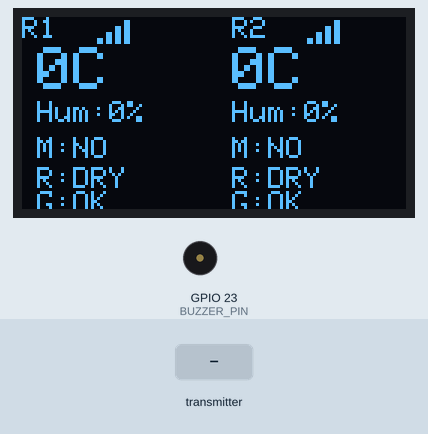
The sketch below on a simulated ESP32. Parts: 128×64 one-colour display, buzzer (waves = sounding, pin HIGH). The test bench sets the inputs (shaded band). WiFi joins after 1.5 s; servers stay silent unless stated; uploads are accepted with an empty reply; what the sketch prints to the serial monitor is not drawn.

Above: at 3.8 s.
3.9 s: the transmitter starts sending room_id = 1
At 6.4 s:
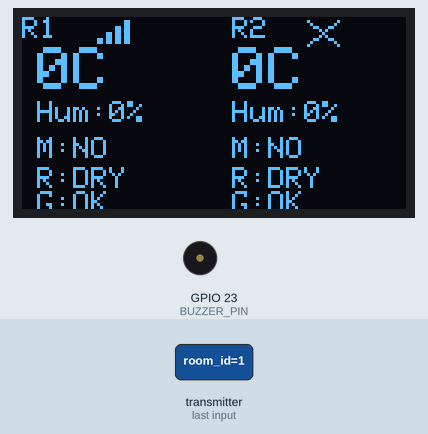
6.7 s: the transmitter starts sending motion = 1024
At 7.4 s:
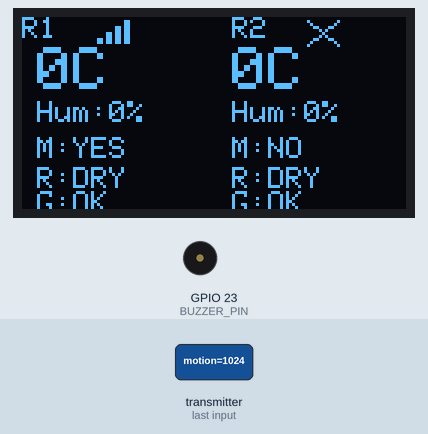
8.6 s: the transmitter starts sending rain = 1024
At 9.7 s:
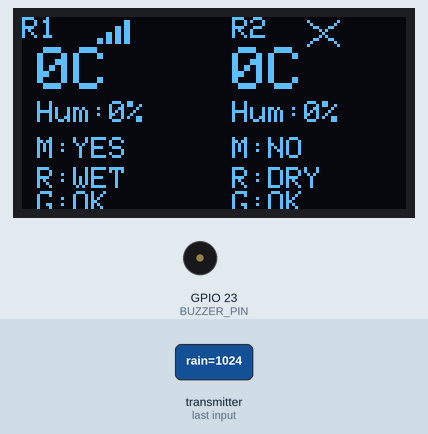
10.5 s: the transmitter starts sending gas = 1024
At 12.0 s:
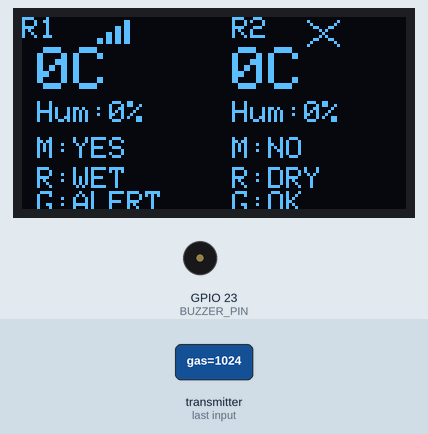
12.4 s: the transmitter starts sending motion = 0
At 13.1 s:
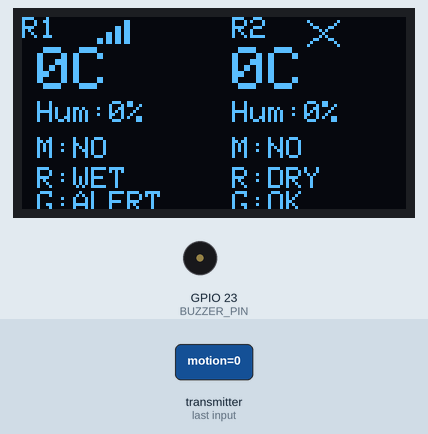
14.3 s: the transmitter starts sending rain = 0
At 15.4 s:
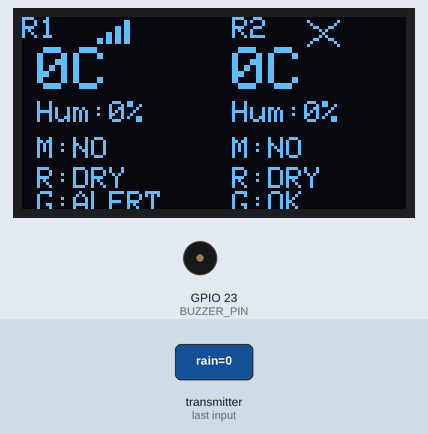
Timing chart, 0 to 17.3 s (numbered marks = the images above; inputs shaded):
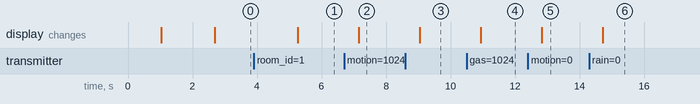

Measured:
- after the input at 3.9 s, the display: changes after 1.4 s (image 1)
- after the input at 6.7 s, the display: changes after 0.45 s (image 2)
- after the input at 8.6 s, the display: changes after 0.44 s (image 3)
- after the input at 10.5 s, the display: changes after 0.43 s (image 4)
- after the input at 12.4 s, the display: changes after 0.42 s (image 5)
- after the input at 14.3 s, the display: changes after 0.41 s (image 6)

The sketch:

ESP32_ADMIN_COMPLETE.ino
```cpp
#include <esp_now.h>
#include <WiFi.h>
#include <HTTPClient.h>
#include <WiFiClientSecure.h>
#include <Adafruit_GFX.h>
#include <Adafruit_SSD1306.h>

#define SCREEN_WIDTH 128
#define SCREEN_HEIGHT 64

// -------- WiFi + Backend (edit these) --------
const char* WIFI_SSID  = "iPhone";
const char* WIFI_PASS  = "qwerty12345";
// Railway backend (no trailing slash)
const char* SERVER_URL = "https://esp32web-production.up.railway.app/api/esp32/public/room";
// If you set API_KEY on Railway, put the same value here; otherwise leave empty
const char* API_KEY    = "esp32_prod_key";  // e.g. "esp32_prod_key"

// -------- BUZZER --------
#define BUZZER_PIN 23

// -------- OLED --------
Adafruit_SSD1306 display(SCREEN_WIDTH, SCREEN_HEIGHT, &Wire, -1);

// -------- DATA --------
typedef struct {
  float temperature;
  float humidity;
  int   motion;   // 0/1
  int   rain;     // 0=dry, 1=wet
  int   gas;      // 0=ok,  1=alert
  int   room_id;  // 1 or 2
} struct_message;

struct_message incomingData, room1, room2;
unsigned long lastRoom1 = 0, lastRoom2 = 0;

// -------- ALARM STATE --------
unsigned long alarmUntil = 0;
unsigned long nextBeepToggle = 0;
bool buzzState = false;

// -------- UI --------
void drawSignal(int x, int y, bool active) {
  if (active) {
    display.fillRect(x,   y,   2, 2, SSD1306_WHITE);
    display.fillRect(x+3, y-2, 2, 4, SSD1306_WHITE);
    display.fillRect(x+6, y-4, 2, 6, SSD1306_WHITE);
    display.fillRect(x+9, y-6, 2, 8, SSD1306_WHITE);
  } else {
    display.drawLine(x,   y-6, x+10, y+2, SSD1306_WHITE);
    display.drawLine(x,   y+2, x+10, y-6, SSD1306_WHITE);
  }
}

// -------- WiFi --------
void wifiConnect() {
  // Disconnect if already connected to a different network
  if (WiFi.status() == WL_CONNECTED) {
    Serial.println("WiFi already connected, checking status...");
    Serial.print("Current IP: ");
    Serial.println(WiFi.localIP());
    return;
  }

  Serial.print("Connecting to WiFi: ");
  Serial.println(WIFI_SSID);
  Serial.print("Password: ");
  Serial.println(WIFI_PASS);

  // Disconnect previous connection
  WiFi.disconnect();
  delay(100);

  // Set WiFi mode to station
  WiFi.mode(WIFI_STA);

  // Start connection
  WiFi.begin(WIFI_SSID, WIFI_PASS);

  unsigned long start = millis();
  int attempts = 0;

  while (WiFi.status() != WL_CONNECTED && (millis() - start) < 30000) {
    delay(500);
    attempts++;
    if (attempts % 4 == 0) {
      Serial.print(".");
    }

    // Check connection status
    wl_status_t status = WiFi.status();
    if (status == WL_NO_SSID_AVAIL) {
      Serial.println("\n❌ Error: SSID not found!");
      Serial.println("Check WiFi SSID spelling: " + String(WIFI_SSID));
      return;
    } else if (status == WL_CONNECT_FAILED) {
      Serial.println("\n❌ Error: Connection failed!");
      Serial.println("Check WiFi credentials and signal strength.");
      Serial.println("Possible issues:");
      Serial.println("  - Wrong WiFi password");
      Serial.println("  - WiFi signal too weak");
      Serial.println("  - Router blocking device");
      return;
    } else if (status == WL_DISCONNECTED) {
      // Still trying to connect, continue
    }
  }

  Serial.println();

  if (WiFi.status() == WL_CONNECTED) {
    Serial.println("✅ WiFi connected successfully!");
    Serial.print("IP Address: ");
    Serial.println(WiFi.localIP());
    Serial.print("Subnet Mask: ");
    Serial.println(WiFi.subnetMask());
    Serial.print("Gateway: ");
    Serial.println(WiFi.gatewayIP());
    Serial.print("RSSI (Signal Strength): ");
    Serial.print(WiFi.RSSI());
    Serial.println(" dBm");

    // Note: WiFi.ping() is not available in all ESP32 versions
    // If you need to test connectivity, use HTTPClient to ping a server
    Serial.println("✅ WiFi connected - ready for internet access");
  } else {
    Serial.println("❌ WiFi connect timeout after 30 seconds");
    Serial.println("Status code: " + String(WiFi.status()));
    Serial.println("Troubleshooting:");
    Serial.println("  1. Check WiFi SSID: " + String(WIFI_SSID));
    Serial.println("  2. Check WiFi password");
    Serial.println("  3. Check if WiFi is 2.4GHz (ESP32 doesn't support 5GHz)");
    Serial.println("  4. Move ESP32 closer to WiFi router");
    Serial.println("  5. Check if router allows new devices");
  }
}

// -------- HTTPS POST --------
void sendToWeb(const struct_message& m) {
  // Check WiFi connection
  if (WiFi.status() != WL_CONNECTED) {
    Serial.println("⚠️ WiFi not connected, attempting to reconnect...");
    // Try to reconnect WiFi
    wifiConnect();

    // Check again after reconnection attempt
    if (WiFi.status() != WL_CONNECTED) {
      Serial.println("❌ WiFi still not connected. Data cannot be sent to web server.");
      Serial.println("ESP-NOW data received but not forwarded.");
      return;
    }
  }

  Serial.println("\n=== Sending to Web Server ===");
  Serial.print("Room ID: ");
  Serial.println(m.room_id);

  WiFiClientSecure client;

  // Set insecure mode for Railway HTTPS (Railway uses Let's Encrypt certs)
  client.setInsecure();

  // Set timeout
  client.setTimeout(15);

  HTTPClient http;

  Serial.print("Connecting to: ");
  Serial.println(SERVER_URL);

  // Try to begin connection with retries
  int beginAttempts = 0;
  bool httpBeginSuccess = false;

  while (beginAttempts < 3 && !httpBeginSuccess) {
    httpBeginSuccess = http.begin(client, SERVER_URL);
    if (!httpBeginSuccess) {
      beginAttempts++;
      Serial.print("HTTP begin attempt ");
      Serial.print(beginAttempts);
      Serial.println(" failed, retrying...");
      delay(500);
    }
  }

  if (!httpBeginSuccess) {
    Serial.println("❌ HTTP begin failed after 3 attempts");
    return;
  }

  http.addHeader("Content-Type", "application/json");
  if (API_KEY && API_KEY[0] != '\0') {
    http.addHeader("X-API-Key", API_KEY);
    Serial.print("API Key: ");
    Serial.println(API_KEY);
  }

  http.setTimeout(15000); // 15 second timeout
  http.setReuse(false); // Don't reuse connection

  String body = "{";
  body += "\"room_id\":"      + String(m.room_id)      + ",";
  body += "\"temperature\":"  + String(m.temperature,1)+ ",";
  body += "\"humidity\":"     + String(m.humidity,1)   + ",";
  body += "\"motion\":"       + String(m.motion)       + ",";
  body += "\"rain\":"         + String(m.rain)         + ",";
  body += "\"gas\":"          + String(m.gas)          + ",";
  body += "\"ts\":"           + String((unsigned long)millis());
  body += "}";

  Serial.print("Payload: ");
  Serial.println(body);

  // Try POST with retries
  int code = -1;
  int postAttempts = 0;

  while (postAttempts < 3 && code <= 0) {
    code = http.POST(body);
    postAttempts++;

    if (code <= 0) {
      Serial.print("POST attempt ");
      Serial.print(postAttempts);
      Serial.print(" failed with code: ");
      Serial.println(code);
      if (postAttempts < 3) {
        delay(1000);
      }
    }
  }

  Serial.print("HTTP Response Code: ");
  Serial.println(code);

  if (code > 0) {
    if (code == 201) {
      Serial.println("✅ Data sent successfully!");
      String response = http.getString();
      Serial.print("Response: ");
      Serial.println(response);
    } else {
      Serial.print("⚠️ Server returned: ");
      Serial.println(code);
      String response = http.getString();
      Serial.print("Response: ");
      Serial.println(response);
    }
  } else {
    Serial.print("❌ POST failed after 3 attempts: ");
    Serial.println(http.errorToString(code));
    Serial.println("Error code: " + String(code));
    Serial.println("Check:");
    Serial.println("  1. Server URL is correct: " + String(SERVER_URL));
    Serial.println("  2. Server is running and accessible");
    Serial.println("  3. WiFi is connected: " + String(WiFi.status() == WL_CONNECTED ? "YES" : "NO"));
    Serial.println("  4. WiFi IP: " + WiFi.localIP().toString());
    Serial.println("  5. API key is correct (if used)");

    // Test basic connectivity
    Serial.println("\nTesting server connectivity...");
    HTTPClient testHttp;
    WiFiClientSecure testClient;
    testClient.setInsecure();
    if (testHttp.begin(testClient, SERVER_URL)) {
      int testCode = testHttp.GET();
      Serial.print("Test GET response: ");
      Serial.println(testCode);
      testHttp.end();
    } else {
      Serial.println("Test connection failed");
    }
  }

  http.end();
  Serial.println("============================\n");
}

// -------- ESPNOW --------
void OnDataRecv(const esp_now_recv_info * info, const uint8_t *incomingDataBytes, int len) {
  Serial.println("\n📡 ESP-NOW Data Received!");
  Serial.print("Data length: ");
  Serial.print(len);
  Serial.print(" bytes (expected: ");
  Serial.print(sizeof(incomingData));
  Serial.println(" bytes)");

  if (len >= (int)sizeof(incomingData)) {
    memcpy(&incomingData, incomingDataBytes, sizeof(incomingData));

    Serial.print("Room ID: ");
    Serial.println(incomingData.room_id);
    Serial.print("Temperature: ");
    Serial.print(incomingData.temperature);
    Serial.println("°C");
    Serial.print("Humidity: ");
    Serial.print(incomingData.humidity);
    Serial.println("%");

    if (incomingData.room_id == 1) {
      room1 = incomingData;
      lastRoom1 = millis();
      Serial.println("✅ Room 1 data updated");
    }
    if (incomingData.room_id == 2) {
      room2 = incomingData;
      lastRoom2 = millis();
      Serial.println("✅ Room 2 data updated");
    }

    // Immediately forward to web
    Serial.println("Forwarding to web server...");
    sendToWeb(incomingData);
  } else {
    Serial.println("❌ Data length mismatch!");
  }
}

void setup() {
  Serial.begin(115200);
  delay(1000);

  Serial.println("\n========================================");
  Serial.println("ESP32 Admin Receiver Starting...");
  Serial.println("========================================");

  // OLED
  if (!display.begin(SSD1306_SWITCHCAPVCC, 0x3C)) {
    Serial.println("⚠️ OLED init failed - continuing without display");
  }
  display.clearDisplay();
  display.setTextColor(SSD1306_WHITE);

  // BUZZER
  pinMode(BUZZER_PIN, OUTPUT);
  digitalWrite(BUZZER_PIN, LOW);

  // ESP-NOW FIRST (preserves your working behavior)
  WiFi.mode(WIFI_STA);

  if (esp_now_init() != ESP_OK) {
    Serial.println("❌ ESP-NOW init failed");
    return;
  }

  esp_now_register_recv_cb(OnDataRecv);
  Serial.println("✅ ESP-NOW Receiver Ready!");

  // Then connect WiFi (for internet posting)
  wifiConnect();

  // If WiFi failed, try again after a delay
  if (WiFi.status() != WL_CONNECTED) {
    Serial.println("\nRetrying WiFi connection in 5 seconds...");
    delay(5000);
    wifiConnect();
  }

  Serial.println("========================================");
  Serial.println("Setup complete!");
  if (WiFi.status() == WL_CONNECTED) {
    Serial.println("✅ WiFi: Connected");
    Serial.println("✅ ESP-NOW: Ready");
    Serial.println("✅ Ready to send data to web server");
  } else {
    Serial.println("⚠️ WiFi: Not connected (ESP-NOW will still work)");
    Serial.println("⚠️ Cannot send data to web server without WiFi");
    Serial.println("ESP-NOW data will be received but not forwarded to web");
  }
  Serial.println("========================================\n");
}

void loop() {
  // ---- Check alerts from both rooms ----
  bool r1Active = (millis() - lastRoom1 < 5000);
  bool r2Active = (millis() - lastRoom2 < 5000);

  bool alertR1 = (room1.motion == 1) || (room1.rain == 1) || (room1.gas == 1);
  bool alertR2 = (room2.motion == 1) || (room2.rain == 1) || (room2.gas == 1);

  if (alertR1 || alertR2) {
    alarmUntil = millis() + 3000UL;
  }

  // ---- Beep pattern (non-blocking) ----
  if (millis() < alarmUntil) {
    if (millis() >= nextBeepToggle) {
      buzzState = !buzzState;
      digitalWrite(BUZZER_PIN, buzzState ? HIGH : LOW);
      nextBeepToggle = millis() + 200;
    }
  } else {
    if (buzzState) {
      buzzState = false;
      digitalWrite(BUZZER_PIN, LOW);
    }
  }

  // ---- Draw UI ----
  display.clearDisplay();

  // Header
  display.setTextSize(1);
  display.setCursor(0, 0);
  display.print("R1");
  drawSignal(25, 7, r1Active);
  display.setCursor(70, 0);
  display.print("R2");
  drawSignal(95, 7, r2Active);

  // Room 1
  display.setTextSize(2);
  display.setCursor(5, 10);
  display.print((int)room1.temperature); display.print("C");
  display.setTextSize(1);
  display.setCursor(5, 28);
  display.print("Hum:"); display.print((int)room1.humidity); display.print("%");
  display.setCursor(5, 40);
  display.print("M:"); display.print(room1.motion ? "YES":"NO");
  display.setCursor(5, 50);
  display.print("R:"); display.print(room1.rain ? "WET":"DRY");
  display.setCursor(5, 58);
  display.print("G:"); display.print(room1.gas ? "ALERT":"OK");

  // Room 2
  display.setTextSize(2);
  display.setCursor(70, 10);
  display.print((int)room2.temperature); display.print("C");
  display.setTextSize(1);
  display.setCursor(70, 28);
  display.print("Hum:"); display.print((int)room2.humidity); display.print("%");
  display.setCursor(70, 40);
  display.print("M:"); display.print(room2.motion ? "YES":"NO");
  display.setCursor(70, 50);
  display.print("R:"); display.print(room2.rain ? "WET":"DRY");
  display.setCursor(70, 58);
  display.print("G:"); display.print(room2.gas ? "ALERT":"OK");

  display.display();
  delay(50);
}
```
